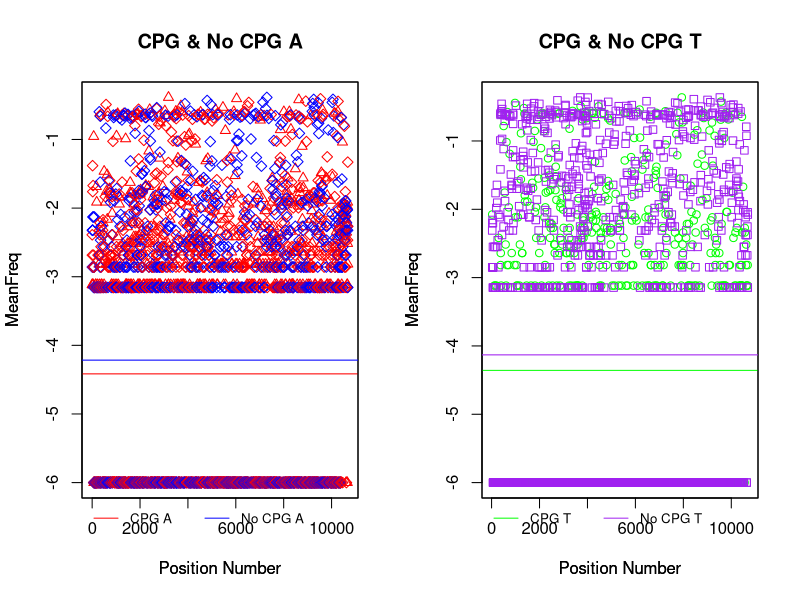

This chart was generated by the following R code:
Dengue<-read.csv("DengueVirus1.fasta_pruned.mu.trim05_DF.csv")

#subset wildtype and if a CPG site is made
CPGA<-subset(Dengue, wtnt=='a' & makesCpG==1)
CPGT<-subset(Dengue, wtnt=='t' & makesCpG==1) 

#subsets wildtype and if no CPG sites are made
NoCPGA<-subset(Dengue, wtnt=='a' & makesCpG==0)
NoCPGT<-subset(Dengue, wtnt=='t' & makesCpG==0)


#layout graphs take same amount of space and 2 columns
layout(matrix(c(1,2),ncol = 2,byrow = TRUE))
#plot position number vs mean freq
plot(CPGA$num,log10(CPGA$MeanFreq+.000001), col = "red",xlab="Position Number", ylab="MeanFreq",main="CPG & No CPG A", pch=2)
#creates a line with mean of all points
abline(h=mean(log10(CPGA$MeanFreq+.000001)),col = "red")
#creates legend with red for CPG A and blue for No CPG A
legend("topleft",inset=c(0,1.01), legend=c
       ("CPG A","No CPG A"),col=c("red","blue"), horiz=TRUE, lty=1, cex=0.8,xpd=TRUE,bty='n')
#overlaps second graph on top of first graph
par(new=TRUE)
#plots second graph No CPG A. xaxt gets rid of x axis label yaxt gets rid of y
plot(NoCPGA$num,log10(NoCPGA$MeanFreq+.000001), col=c("red","blue"),xaxt="n", yaxt="n",xlab="Position Number", ylab="MeanFreq", pch=5)
abline(h=mean(log10(NoCPGA$MeanFreq+.000001)),col="blue")

plot(CPGT$num,log10(CPGT$MeanFreq+.000001), col = "green",xlab="Position Number", ylab="MeanFreq",main="CPG & No CPG T")
abline(h=mean(log10(CPGT$MeanFreq+.000001)),col = "green")
legend("topleft",inset=c(0,1.01), legend=c
       ("CPG T","No CPG T"),col=c("green","purple"), horiz=TRUE, lty=1, cex=0.8,xpd=TRUE,bty='n')
par(new=TRUE)
plot(NoCPGT$num,log10(NoCPGT$MeanFreq+.000001), col="purple",xaxt="n", yaxt="n",xlab="Position Number", ylab="MeanFreq", pch=0)
abline(h=mean(log10(NoCPGT$MeanFreq+.000001)),col="purple")
